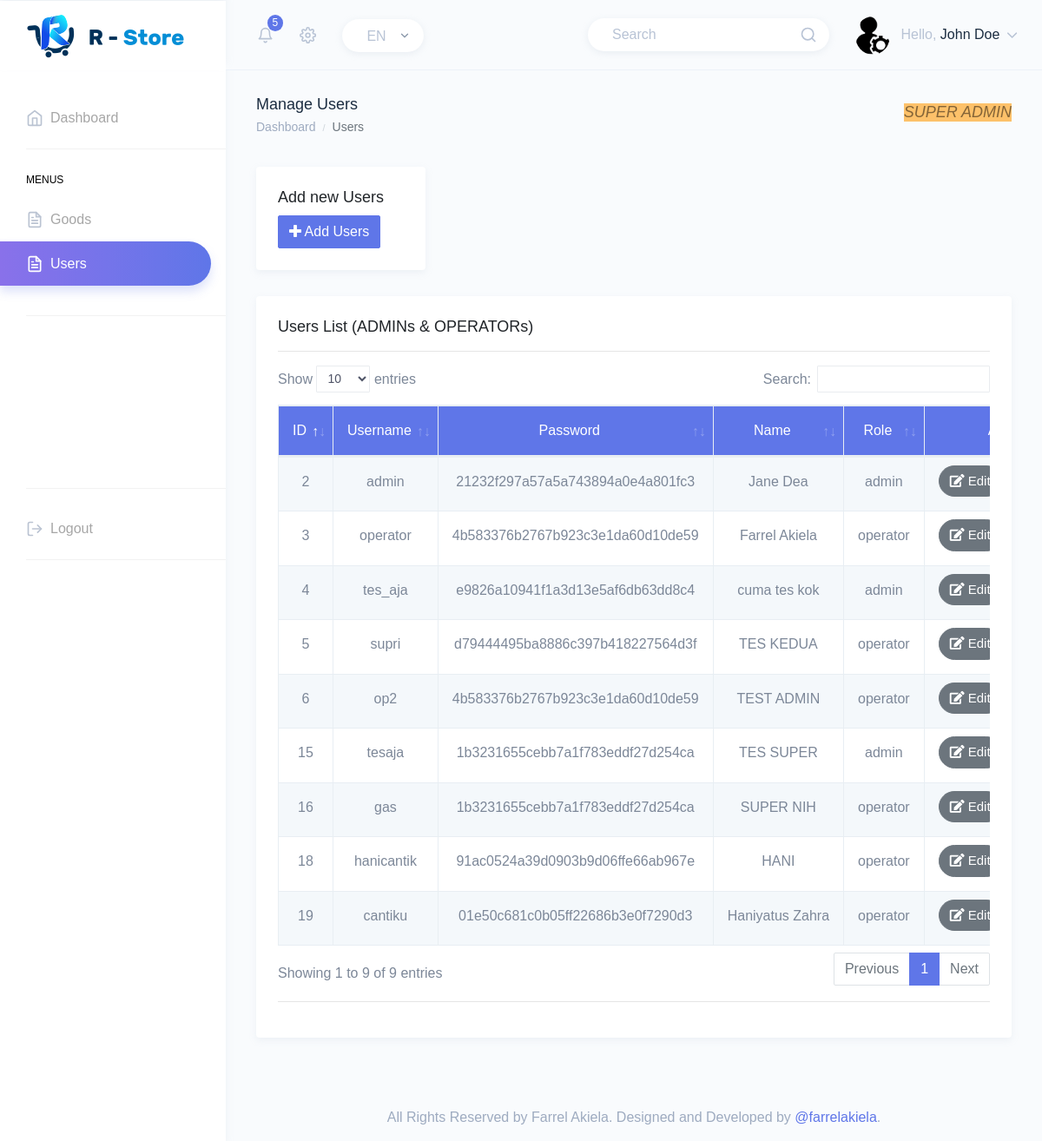
Screenshot of /super/users.php (signed in) with the database file from the repository.
### tables this page shows
CREATE TABLE `user` (
  `id` int(11) NOT NULL,
  `username` char(11) NOT NULL,
  `password` varchar(60) NOT NULL,
  `name` varchar(60) NOT NULL,
  `role` varchar(15) NOT NULL COMMENT 'Super Admin | Admin | Operator'
);

### functions/users.php (called while the page is built, shortened)
<?php
function indexUser($sql)
{
    $data = array();
    $conn = shopConn();
    $result = mysqli_query($conn, $sql);
    $z = 0;
    while ($rows = mysqli_fetch_assoc($result)) {
        $data[$z]['id'] = $rows['id'];
        $data[$z]['username'] = $rows['username'];
        $data[$z]['password'] = $rows['password'];
        $data[$z]['name'] = $rows['name'];
        $data[$z]['role'] = $rows['role'];
        $z++;
    }
    return $data;
}

### super/users.php (the view, shortened to what this page needs)
<?php
include '../functions/users.php';
$name = $_SESSION['name'];
$role = $_SESSION['role'];
?>
<!DOCTYPE html>
<html dir="ltr" lang="en">
<head>
    <link href="../assets/extra-libs/datatables.net-bs4/css/dataTables.bootstrap4.css" rel="stylesheet">
    <link href="../dist/css/style.min.css" rel="stylesheet">
</head>
<body>
    <div id="main-wrapper" data-theme="light" data-layout="vertical" data-navbarbg="skin6" data-sidebartype="full" data-sidebar-position="fixed" data-header-position="fixed" data-boxed-layout="full">
        <header class="topbar" data-navbarbg="skin6">
            <nav class="navbar top-navbar navbar-expand-md">
                <div class="navbar-header" data-logobg="skin6">
                    <div class="navbar-brand">
                        <a href="index.php">
                            <b class="logo-icon">
                                <img src="../assets/images/logo-icon.png" alt="homepage" class="dark-logo" />
                            </b>
                            <span class="logo-text">
                                <img src="../assets/images/logo-text.png" alt="homepage" class="dark-logo" />
                            </span>
                        </a>
                    </div>
                </div>
                <div class="navbar-collapse collapse" id="navbarSupportedContent">
                    <ul class="navbar-nav float-left mr-auto ml-3 pl-1">
                        <li class="nav-item dropdown">
                            <a class="nav-link dropdown-toggle pl-md-3 position-relative" href="javascript:void(0)" id="bell" role="button" data-toggle="dropdown" aria-haspopup="true" aria-expanded="false">
                                <span><i data-feather="bell" class="svg-icon"></i></span>
                                <span class="badge badge-primary notify-no rounded-circle">5</span>
                            </a>
                        </li>
                        <li class="nav-item dropdown">
                            <a class="nav-link dropdown-toggle" href="#" id="navbarDropdown" role="button" data-toggle="dropdown" aria-haspopup="true" aria-expanded="false">
                                <i data-feather="settings" class="svg-icon"></i>
                            </a>
                        </li>
                        <li class="nav-item d-none d-md-block">
                            <a class="nav-link" href="javascript:void(0)">
                                <div class="customize-input">
                                    <select class="custom-select form-control bg-white custom-radius custom-shadow border-0">
                                        <option selected>EN</option>
                                    </select>
                                </div>
                            </a>
                        </li>
                    </ul>
                    <ul class="navbar-nav float-right">
                        <li class="nav-item d-none d-md-block">
                            <a class="nav-link" href="javascript:void(0)">
                                <form>
                                    <div class="customize-input">
                                        <input class="form-control custom-shadow custom-radius border-0 bg-white" type="search" placeholder="Search" aria-label="Search">
                                        <i class="form-control-icon" data-feather="search"></i>
                                    </div>
                                </form>
                            </a>
                        </li>
                        <li class="nav-item dropdown">
                            <a class="nav-link dropdown-toggle" href="javascript:void(0)" data-toggle="dropdown" aria-haspopup="true" aria-expanded="false">
                                <img src="../assets/images/users/super.png" alt="user" class="rounded-circle" width="40">
                                <span class="ml-2 d-none d-lg-inline-block"><span>Hello,</span> <span class="text-dark"><?php echo $name ?></span> <i data-feather="chevron-down" class="svg-icon"></i></span>
                            </a>
                        </li>
                    </ul>
                </div>
            </nav>
        </header>
        <aside class="left-sidebar" data-sidebarbg="skin6">
            <div class="scroll-sidebar" data-sidebarbg="skin6">
                <nav class="sidebar-nav">
                    <ul id="sidebarnav">
                        <li class="sidebar-item"> <a class="sidebar-link sidebar-link" href="index.php" aria-expanded="false"><i data-feather="home" class="feather-icon"></i><span class="hide-menu">Dashboard</span></a>
                        </li>
                        <li class="list-divider"></li>
                        <li class="nav-small-cap"><span class="hide-menu">Menus</span></li>
                        <li class="sidebar-item"> <a class="sidebar-link sidebar-link" href="goods.php" aria-expanded="false"><i data-feather="file-text" class="feather-icon"></i><span class="hide-menu">Goods</span></a>
                        </li>
                        <li class="sidebar-item active"> <a class="sidebar-link sidebar-link" href="users.php" aria-expanded="false"><i data-feather="file-text" class="feather-icon"></i><span class="hide-menu">Users</span></a>
                        </li>
                        <br>
                        <li class="list-divider"></li>
                        <br><br><br><br><br><br><br>
                        <li class="list-divider"></li>
                        <li class="sidebar-item"> <a class="sidebar-link sidebar-link" href="../processes/logout.php" aria-expanded="false" onclick="return confirm('Are you sure want to Logout?')"><i data-feather="log-out" class="feather-icon"></i><span class="hide-menu">Logout</span></a>
                        </li>
                        <li class="list-divider"></li>
                    </ul>
                </nav>
            </div>
        </aside>
        <div class="page-wrapper">
            <div class="page-breadcrumb">
                <div class="row">
                    <div class="col-7 align-self-center">
                        <h4 class="page-title text-truncate text-dark font-weight-medium mb-1">Manage Users</h4>
                        <div class="d-flex align-items-center">
                            <nav aria-label="breadcrumb">
                                <ol class="breadcrumb m-0 p-0">
                                    <li class="breadcrumb-item"><a href="index.php" class="text-muted">Dashboard</a>
                                    </li>
                                    <li class="breadcrumb-item active" aria-current="page"><strong>Users</strong>
                                    </li>
                                </ol>
                            </nav>
                        </div>
                    </div>
                    <div class="col-5 align-self-center">
                        <div class="customize-input float-right">
                            <h4 class="alert-warning bg-warning text-uppercase"><strong><em><?php echo $role ?></em></strong></h4>
                        </div>
                    </div>
                </div>
            </div>
            <div class="container-fluid">
                <div class="row">
                    <div class="col-3">
                        <div class="card">
                            <div class="card-body">
                                <h4 class="card-title">Add new Users</h4>
                                <div class="btn-list">
                                    <button type="button" class="btn btn-primary" data-toggle="modal" data-target="#primary-header-modal"><i class="fa fa-plus"></i> Add Users</button>
                                </div>
                            </div>
                        </div>
                    </div>
                </div>
                <div class="row">
                    <div class="col-12">
                        <div class="card">
                            <div class="card-body">
                                <h4 class="card-title">Users List (ADMINs & OPERATORs)</h4>
                                <hr>
                                <div class="table-responsive">
                                    <table id="zero_config" class="table table-striped table-bordered display no-wrap text-center" style="width:100%">
                                        <thead class="bg-info text-white">
                                            <tr>
                                                <th>ID</th>
                                                <th>Username</th>
                                                <th>Password</th>
                                                <th>Name</th>
                                                <th>Role</th>
                                                <th>Action</th>
                                            </tr>
                                        </thead>
                                        <tbody>
                                            <?php
                                            $sql = "SELECT * FROM user WHERE role != 'super admin'";
                                            $data = indexUser($sql);
                                            foreach ($data as $users) {
                                                $id = $users['id'];
                                                $username = $users['username'];
                                                $password = $users['password'];
                                                $name = $users['name'];
                                                $role = $users['role'];
                                                echo "
 		                                    <tr>
                                                <td>$id</td>
                                                <td>$username</td>
                                                <td>$password</td>
                                                <td>$name</td>
                                                <td>$role</td>
                                                <td><a href='users-edit.php?id=$users[id]' class='btn btn-rounded btn-secondary text-white' type='submit' style='font-size: 15px; margin-top: -7px;'><i class='fa fa-edit'></i> Edit</a>
                                                 |
                                                <a href='../processes/users-delete.php?id=$users[id]' onclick=\"return confirm('Are you sure want to delete this Users?')\" class='btn btn-rounded btn-danger text-white' type='submit' style='font-size: 15px; margin-top: -7px;'><i class='fa fa-trash'></i> Delete</a></td>
                                            </tr>";
                                            } ?>
                                        </tbody>
                                    </table>
                                </div>
                                <hr>
                            </div>
                        </div>
                    </div>
                </div>
            </div>
            <footer class="footer text-center text-muted">
                All Rights Reserved by Farrel Akiela. Designed and Developed by <a href="https://instagram.com/farrelakiela" target="_blank">@farrelakiela</a>.
            </footer>
        </div>
    </div>
</body>
</html>

### rows the page displays
user: id "2", username "admin", password "21232f297a57a5a743894a0e4a801fc3", name "Jane Dea", role "admin"
user: id "3", username "operator", password "4b583376b2767b923c3e1da60d10de59", name "Farrel Akiela", role "operator"
user: id "4", username "tes_aja", password "e9826a10941f1a3d13e5af6db63dd8c4", name "cuma tes kok", role "admin"
user: id "5", username "supri", password "d79444495ba8886c397b418227564d3f", name "TES KEDUA", role "operator"
user: id "6", username "op2", password "4b583376b2767b923c3e1da60d10de59", name "TEST ADMIN", role "operator"
user: id "15", username "tesaja", password "1b3231655cebb7a1f783eddf27d254ca", name "TES SUPER", role "admin"
user: id "16", username "gas", password "1b3231655cebb7a1f783eddf27d254ca", name "SUPER NIH", role "operator"
user: id "18", username "hanicantik", password "91ac0524a39d0903b9d06ffe66ab967e", name "HANI", role "operator"
user: id "19", username "cantiku", password "01e50c681c0b05ff22686b3e0f7290d3", name "Haniyatus Zahra", role "operator"

### other values shown
$name "John Doe"
$role "SUPER ADMIN"
